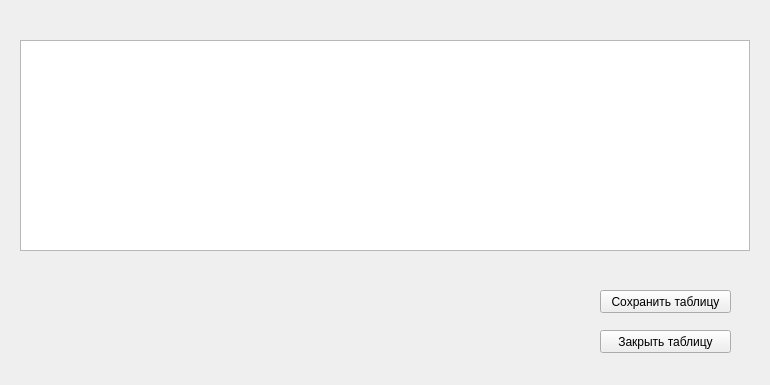
<?xml version="1.0" encoding="UTF-8"?>
<ui version="4.0">
 <class>SForm</class>
 <widget class="QWidget" name="SForm">
  <property name="geometry">
   <rect>
    <x>0</x>
    <y>0</y>
    <width>770</width>
    <height>385</height>
   </rect>
  </property>
  <property name="windowTitle">
   <string>Form</string>
  </property>
  <widget class="QTableView" name="tableView">
   <property name="geometry">
    <rect>
     <x>20</x>
     <y>40</y>
     <width>730</width>
     <height>211</height>
    </rect>
   </property>
  </widget>
  <widget class="QPushButton" name="pushButton">
   <property name="geometry">
    <rect>
     <x>600</x>
     <y>290</y>
     <width>131</width>
     <height>23</height>
    </rect>
   </property>
   <property name="text">
    <string>Сохранить таблицу</string>
   </property>
  </widget>
  <widget class="QPushButton" name="pushButton_2">
   <property name="geometry">
    <rect>
     <x>600</x>
     <y>330</y>
     <width>131</width>
     <height>23</height>
    </rect>
   </property>
   <property name="text">
    <string>Закрыть таблицу</string>
   </property>
  </widget>
 </widget>
 <resources/>
 <connections/>
</ui>
